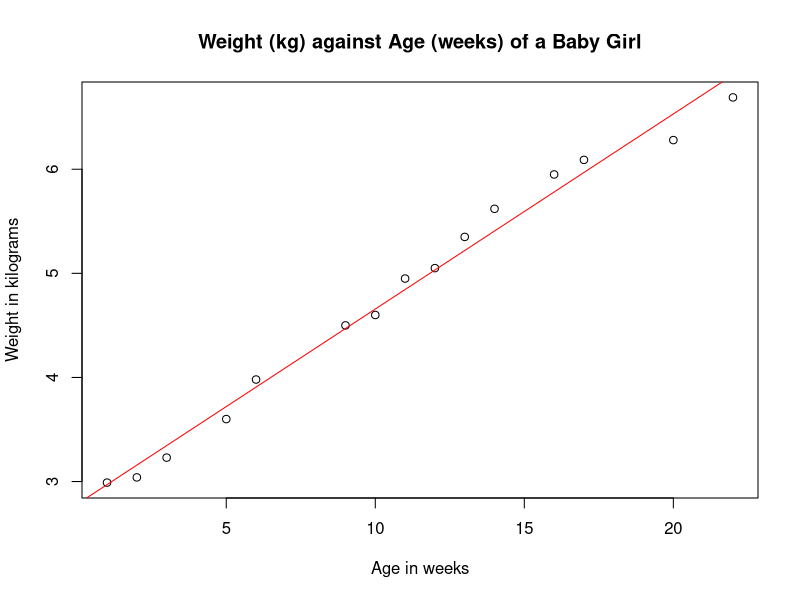
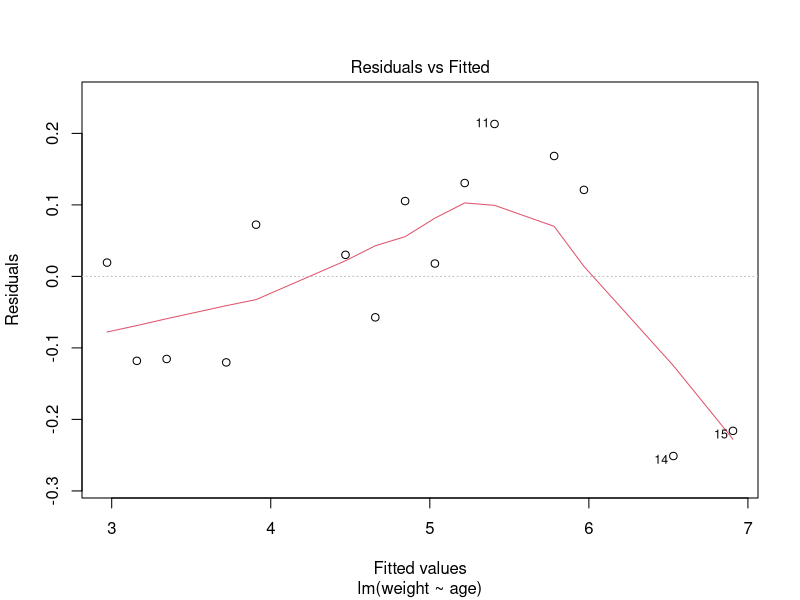
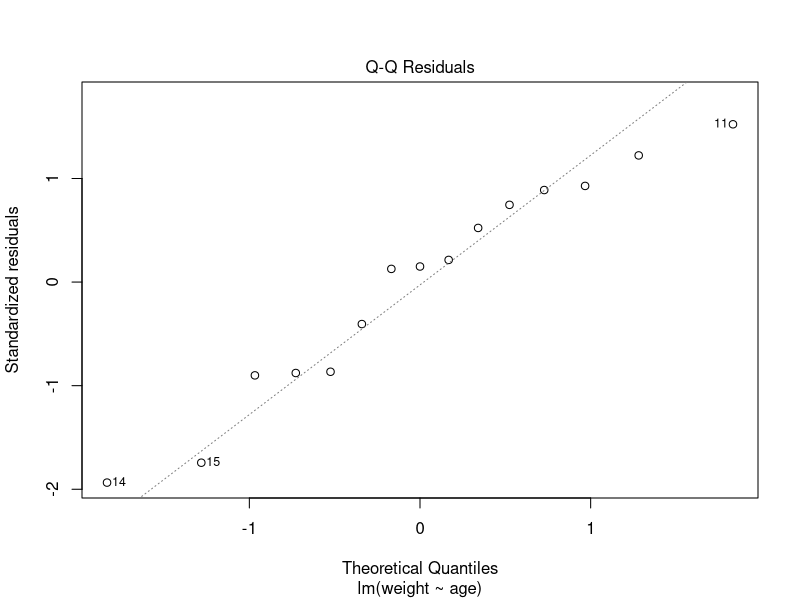
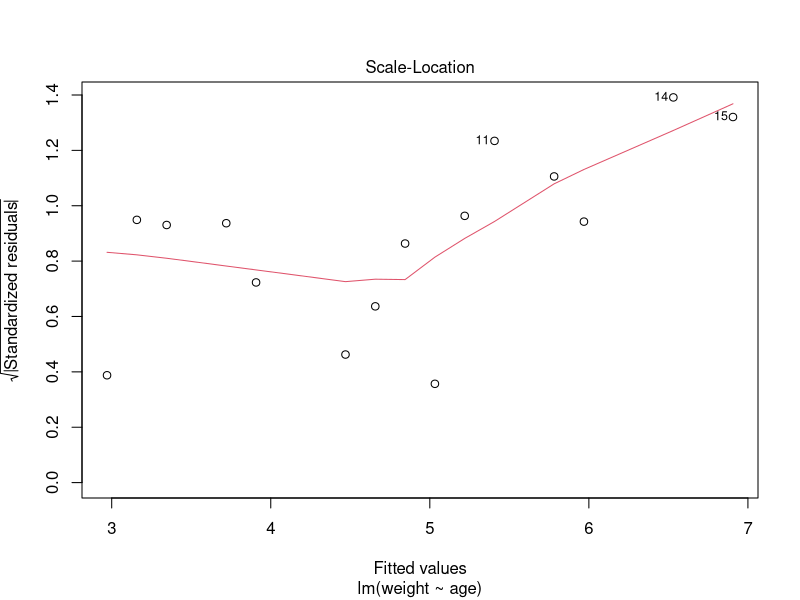
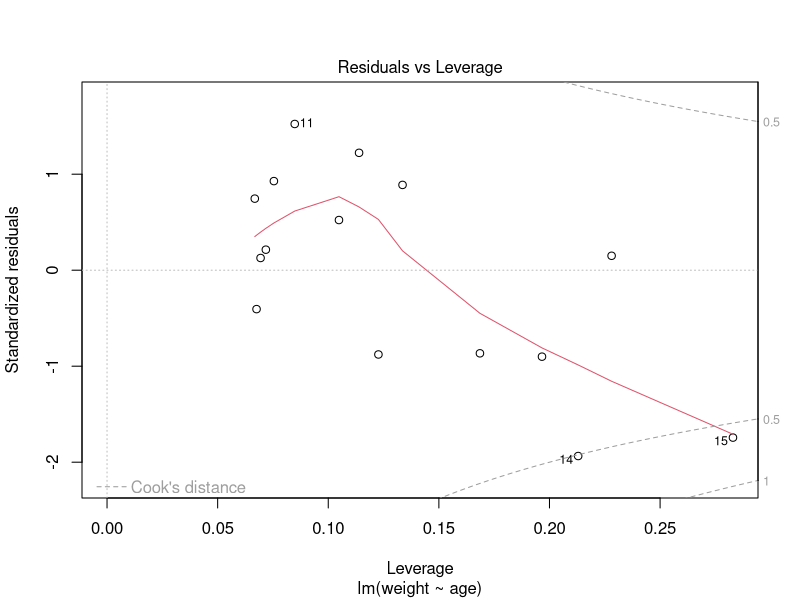
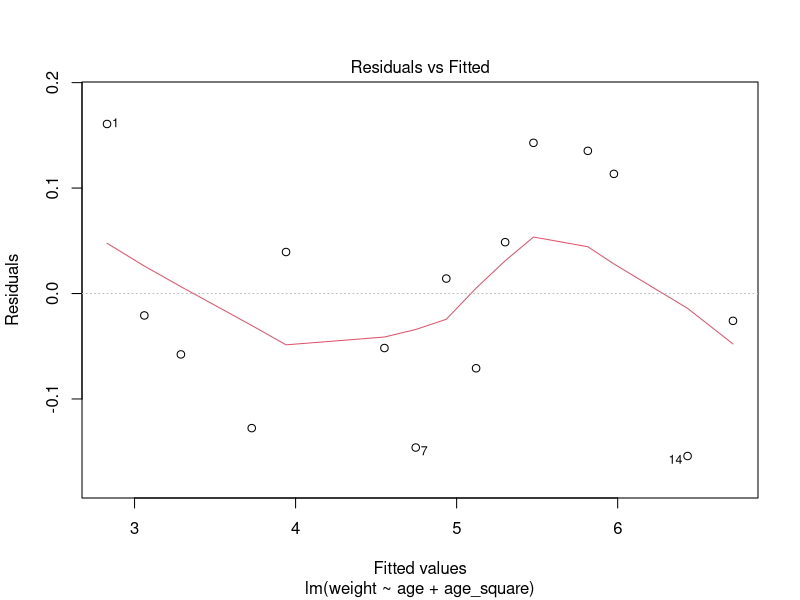
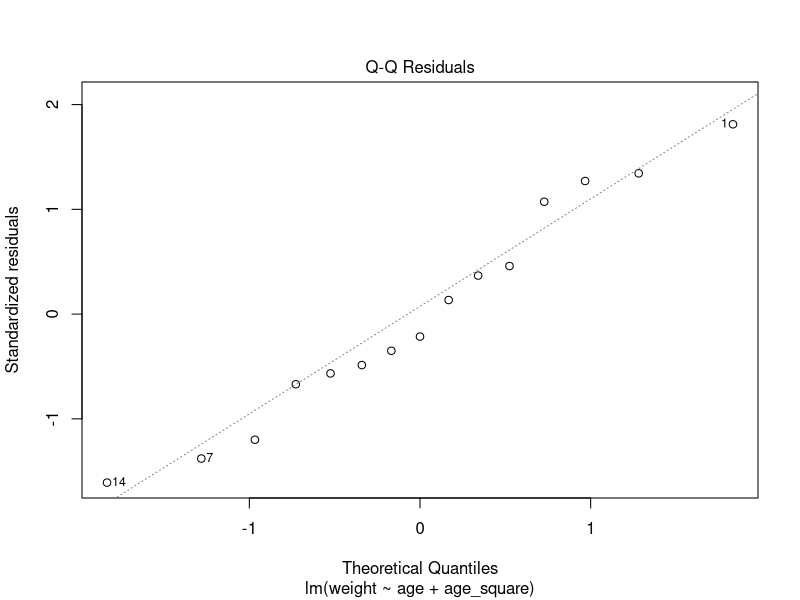
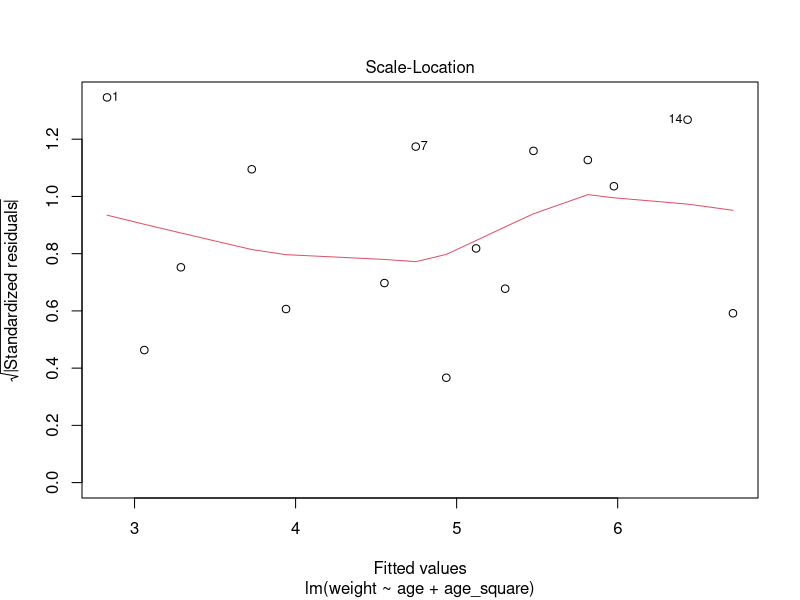

These charts were generated, in order, by the following R code:
## ---- chunk 1
# Stack age and weight vectors into a data frame (matrix) baby_girl
weight <- c(2.99, 3.04, 3.23, 3.60, 3.98, 4.50, 4.60, 4.95, 5.05, 5.35, 5.62, 5.95, 6.09, 6.28, 6.69)
age <- c(1, 2, 3, 5, 6, 9, 10, 11, 12, 13, 14, 16, 17, 20, 22)
baby_girl <- data.frame(age, weight)
## ---- chunk 2
# (a) Plot data and fit a simple linear regression model
plot(baby_girl$age, baby_girl$weight,
     xlab = "Age in weeks", ylab = "Weight in kilograms", 
     main = "Weight (kg) against Age (weeks) of a Baby Girl")
baby.lm <- lm(weight ~ age, data = baby_girl)
abline(baby.lm$coefficient, col = "red")
# lines(age, predict(baby.lm), col = "red")
summary(baby.lm)
## ---- chunk 3
# (b)
summary(baby.lm)
plot(baby.lm)
# If we first take a look at the summary of the model we can see small p-values for both the intercept and the age variable, indicating that both terms are relevant and should be included in the model.
# In addition, the adjusted R^2 is close to 1 indicatng that 98.57 % of the total variance in the data can be explained from the fitted model. And add to that a high f-statistic score of 963 indicating that the model as a whole is a good fit.

# However, when looking at the residual plots we can see a worrying pattern. The residuals should ideally be scattered around on both sides of 0 and have a constant variance. From the residual plot, we can see that the residulas start off ok, but then follow an upward pattern where the residuals take on positive values before plunging back to high negative values in the very end.

# We can see a similar pattern in the normal qq plot where we can see that the distribution of the residuals departs to a certains degree from lineartiy indicating the residuals do not follow a symmetric shape of the normal distribution.
## ---- chunk 4
# (c)
baby_girl$age_square <- age * age
baby.lm2 <- lm(weight ~ age + age_square, data = baby_girl)
summary(baby.lm2)
plot(baby.lm2)
plot(baby_girl$age, baby_girl$weight,
     xlab = "Age in weeks", ylab = "Weight in kilograms", 
     main = "Weight (kg) against Age (weeks) of a Baby Girl")
lines(age, predict(baby.lm2), col = "red")

# From the summary statistics we can see that the R^2 is even higher when including the age squared variable, although the p-value for the individual age sqaured variable is not as small (> 0.01) the intercept and the orignal age variable (both close to 0). We can also not that the F-statistic has decreased from 963 to 802 when adding the extra quadratic term. 

# The residual plot does look a little bit better after including the quadratic term as the residuals are more randomly scattered and with a fairly constant variance. The normal qq plot also indicate a slighly more normal distribution of the residuals. 
## ---- chunk 5
# (d)
baby_girl$age_cubic <- age * age * age
baby.lm3 <- lm(weight ~ age + age_square + age_cubic, data = baby_girl)
summary(baby.lm3)
plot(baby.lm3)
plot(baby_girl$age, baby_girl$weight,
     xlab = "Age in weeks", ylab = "Weight in kilograms", 
     main = "Weight (kg) against Age (weeks) of a Baby Girl")
lines(age, predict(baby.lm3), col = "red")

# Although the adjusted R^2 has gone up to 0.9944, the significance of each individual term has decreased where the quadratic term now has a p-value > 0.05 indicating that we cannot reject the null-hypothesis for this variable. The cubic term is also not as significant with a p-value of 0.0192 which may not be low enough to reject the null hypothesis for the cubic term either. The overall p-value is very small and the F-statistic stay fairly high.

# For the residuals, they look a bit more evenly scattered now with a fairly constant variance. The normal qq plot has also changed, pushing the residuals closer the line, indicating a more normal distribution of the residuals.
## ---- chunk 6
# (e)
# We could add even more higher order polynomil terms or transform the variables e.g. taking the log, to try and improve the model even more. However, this will make the model more complex and we may be at risk of overfitting the data. If we overfit the data, the model wil fail to generalize well when making predictions on unseen data.

## ---- chunk 7
# (f)
new_age_observation <- 26
# Predict using simple model
baby.predict_lm <- predict(
  baby.lm,
  data.frame(age = new_age_observation),
  interval = "prediction"
)
# Predict using quadratic model
baby.predict_lm2 <- predict(
  baby.lm2,
  data.frame(age = new_age_observation, age_square = new_age_observation^2),
  interval = "prediction"
)
# Predict using cubic model
baby.predict_lm3 <- predict(
  baby.lm3,
  data.frame(
    age = new_age_observation,
    age_square = new_age_observation^2,
    age_cubic = new_age_observation^3
  ),
  interval = "prediction"
)
"Simple model"
baby.predict_lm
"Quadratic Model"
baby.predict_lm2
"Cubic Model"
baby.predict_lm3

# The 95 % prediction interval tells us where we can expect to see a new observation with the age variable set to 26. The prediction interval will always be wider than the confidence interval as the prediction interval takes into account the true error term. We can see that prediction interval for the cubic model is much wider than the other two, i.e. the cubic model has a high variance which may be due to overfitting.
